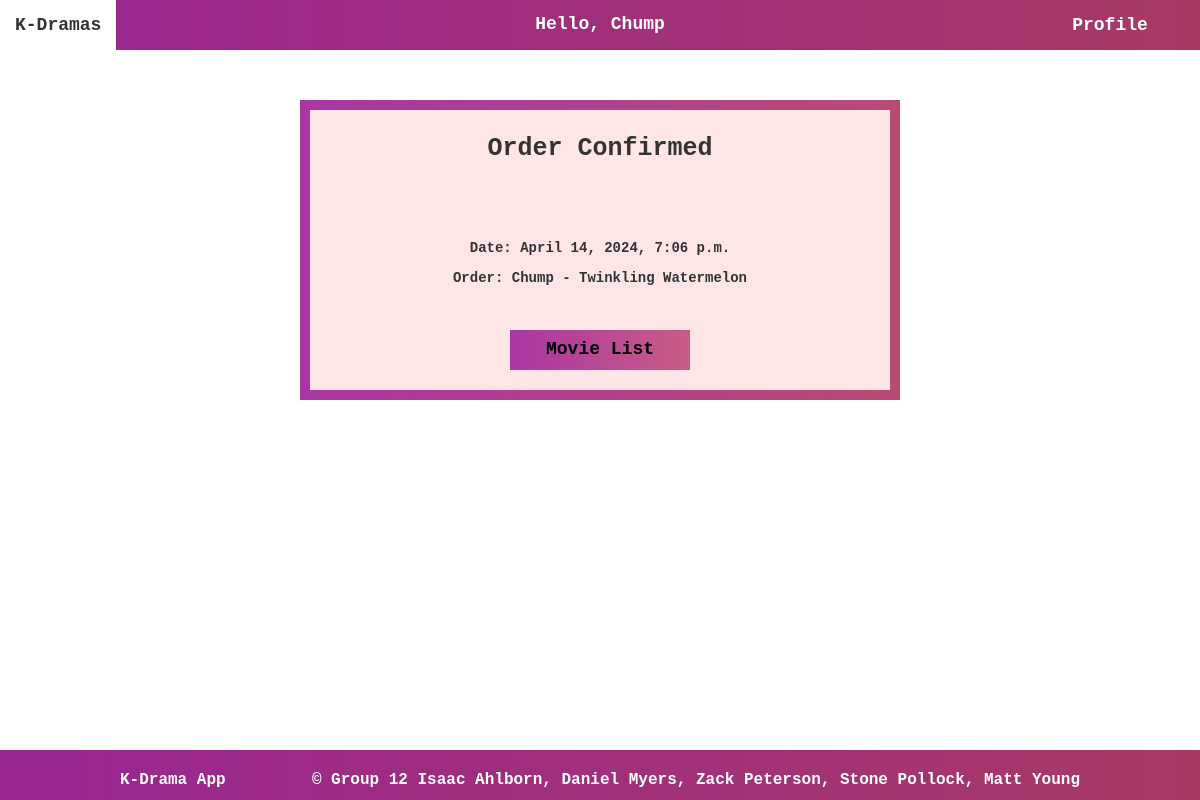
Page /kdrama/details/purchase/order-confirmation/10/ (signed in) on the committed database.
### kdrama/models.py (models this page shows, shortened)
class Purchase(models.Model):
    purchase_id = models.AutoField(primary_key=True)
    user = models.ForeignKey(User, on_delete=models.CASCADE)
    movie = models.ForeignKey(Movie, on_delete=models.CASCADE)
    purchase_date = models.DateTimeField(default=datetime.now)
    total = models.DecimalField(max_digits=10, decimal_places=2)
    def __str__(self):
        return f"{self.user.username} - {self.movie.title}"

class Movie(models.Model):
    movie_id = models.AutoField(primary_key=True)
    title = models.CharField(max_length=100)
    description = models.CharField(max_length=500, blank=True)
    director = models.ForeignKey(Director, on_delete=models.CASCADE,default=1)
    studio = models.ForeignKey(Studio, on_delete=models.CASCADE,default=1)
    release_year = models.IntegerField(blank=True, null=True)
    price = models.DecimalField(max_digits=10, decimal_places=2, null=True, blank=True)
    episode_length = models.IntegerField(blank=True, null=True) # runtime in minutes
    seasons = models.IntegerField(default=1, null=True)
    episodes = models.IntegerField(default=1, null=True)
    rating = models.CharField(max_length=50, blank=True)
    genre = models.CharField(max_length=50, blank=True)
    image_url = models.URLField(blank=True)
    youtube_url = models.URLField(blank=True)
    actors = models.ManyToManyField('Actor', related_name='movies')
    awards = models.ManyToManyField('Award', related_name='movies')

### kdrama/views.py (the view)
# urls.py: path('details/purchase/order-confirmation/<int:purchase_id>/', PurchaseConfirmationView.as_view(), name='purchase-confirmation'),
class PurchaseConfirmationView(LoginRequiredMixin, View):
    template_name = 'kdrama/purchase_confirmation.html'
    def get(self, request, purchase_id=None):
        if purchase_id:
            order = Purchase.objects.get(purchase_id=purchase_id)
        else:
            order = Purchase()
        context = {'order':order, 'is_admin':is_admin(request)}
        return render(request = request, template_name=self.template_name, context=context)

### kdrama/views.py (called while the page is built)
def is_admin(request):
    return request.user.groups.filter(name='admin').exists()

### templates/kdrama/purchase_confirmation.html (shortened to what this page needs)
<!DOCTYPE html>
<html>
<head>
    {% load static %}
    <link rel="stylesheet" href="https://maxcdn.bootstrapcdn.com/bootstrap/3.3.7/css/bootstrap.min.css">
    <link rel="stylesheet" type="text/css" href="{% static 'css/styles.css' %}">
</head>
<body>
    {% include '../blocks/header.html' %}
    <div class="container">
        <h1 id="title-display">Order Confirmed</h1>
        <div>
            <p>Date: {{order.purchase_date}}</p>
            <p>Order: {{order}}</p>
        </div>
        <a href="{% url 'movie-list' %}" id="button-styles"><div class="button">
            Movie List
        </div></a>
    </div>
    <div class="footer" id="bootstrap-override">
        <p id="footer-title">K-Drama App</h4>
        <p id="footer-info">© Group 12 Isaac Ahlborn, Daniel Myers, Zack Peterson, Stone Pollock, Matt Young</h4>
    </div>
</body>
</html>

### templates/blocks/header.html (shortened to what this page needs)
<nav class="navbar navbar-light" id="remove-spacing">
    <div class="heading">
      <div class="navbar-header">
         <a class="text-white navbar-brand" id="home-link" href="{% url 'movie-list' %}">K-Dramas</a>
      </div>
      <p id="greeting">Hello, {{user.username}}</h2>
      <div class="dropdown" id="text-white">
        <span>Profile</span>
      </div>
    </div>
</nav>

### static/css/styles.css (style rules this page uses)
* { font-family: Courier, monospace; font-weight: bolder; }
body { background-image: url("../images/flowerbackground.jpg"); background-size: 1200px 1200px; background-repeat: repeat; margin: 0px; padding: 0px; min-height: 100vh; position: relative; top:0; }
body::after { content: ''; display: block; height: 50px; }
.footer { position: absolute; margin-top: 50px; width: 100%; bottom:0; height: 50px; background-image: linear-gradient(to right, #992592, #A73A64); color:white; font-family: Courier, monospace; font-weight: bolder; }
#bootstrap-override { font-family: Courier, monospace; font-weight: bolder; font-size: 16px; }
#footer-title { position: absolute; left:10%; top: 19px; }
#footer-info { position: absolute; right:10%; top: 19px; }
.container { background-color: #FFE6E6; border-width:10px; border-style: solid; border-image: linear-gradient(to right, #AA36A3, #B84B75) 1; }
.navbar { background-image: linear-gradient(to right, #992592, #A73A64); border-radius: 0px; border: none; }
#home-link { color: white; font-weight: 900; }
.dropdown { display:inline-block; color: white; text-align: center; line-height: 50px; height: 50px; width: 160px; position: absolute; right:10px; font-size: 18px; }
#greeting { font-weight: 900; font-size: 18px; color: white; position: absolute; top: 50%; left:50%; transform: translate(-50%, -50%); }
.button { color: black; font-weight: bold; background-image: linear-gradient(to right, #AA36A3, #C95C86); height: 40px; width: 180px; border: none; font-size:18px; display:flex; text-align: center; justify-content: center; align-items: center; margin:0; text-decoration: none; }

### templates/kdrama/purchase_confirmation.html (style rules this page uses)
.container { width: 600px; height: 300px; margin-top: 50px; margin-left: 50%; transform: translateX(-50%); padding-top: 35px; display: flex; flex-direction: column; justify-content: center; text-align: center; }
#title-display { position: absolute; top: 5px; left: 50%; transform: translateX(-50%); font-size: 25px; font-weight: bolder; }
#button-styles { text-decoration: none; position:absolute; left: 50%; transform: translateX(-50%); bottom:20px; }

### rows in the picture
Purchase: purchase_date "April 14, 2024, 7:06 p.m.", user+movie "Chump - Twinkling Watermelon"

### other values in the picture
{{ user.username }} "Chump"
